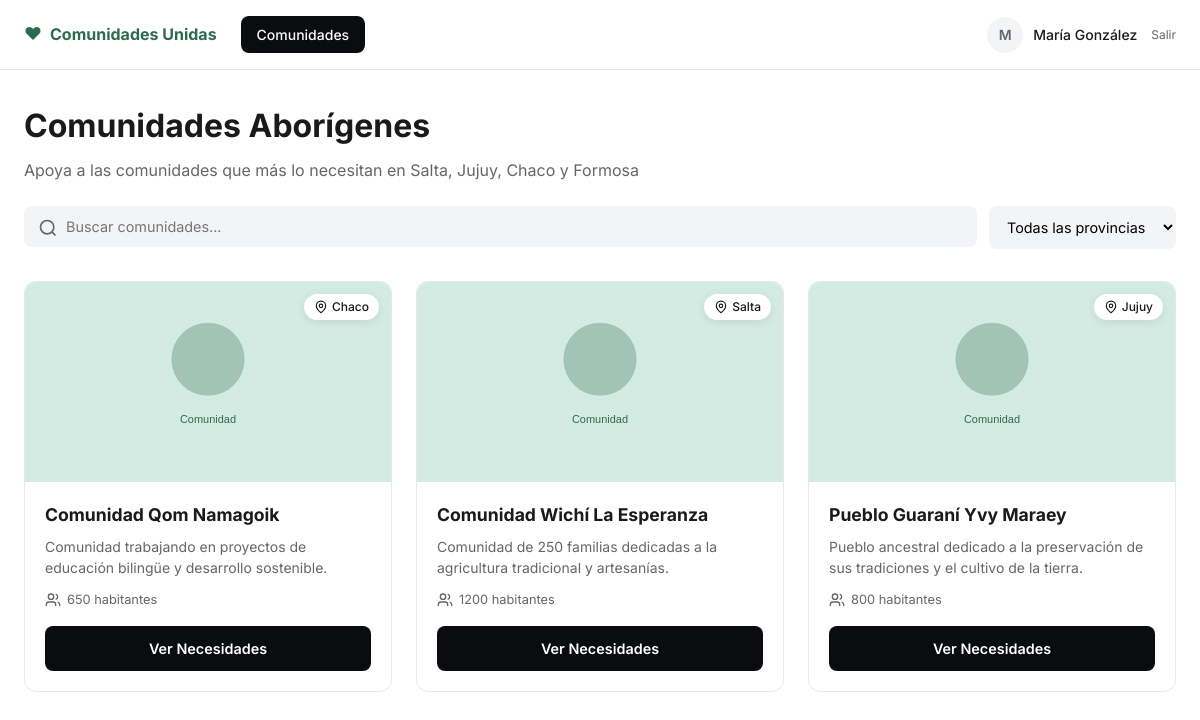
Page /comunidades/ (signed in) on the committed database.
### accounts/models.py (models this page shows, shortened)
class User(AbstractUser):
    class AccountType(models.TextChoices):
        DONANTE = 'donante', 'Donante'
        COMUNIDAD = 'comunidad', 'Comunidad'
    display_name = models.CharField('nombre', max_length=150, blank=True)
    account_type = models.CharField(
        'tipo de cuenta',
        max_length=20,
        choices=AccountType.choices,
        default=AccountType.DONANTE,
    )
    class Meta:
        verbose_name = 'usuario'
        verbose_name_plural = 'usuarios'
    def get_display_name(self):
        return self.display_name or self.username
    @property
    def is_community(self):
        return self.account_type == self.AccountType.COMUNIDAD
    @property
    def avatar_initial(self):
        name = self.get_display_name()
        return name[0].upper() if name else 'U'

### communities/models.py (models this page shows, shortened)
class Community(models.Model):
    class Province(models.TextChoices):
        SALTA = 'Salta', 'Salta'
        JUJUY = 'Jujuy', 'Jujuy'
        CHACO = 'Chaco', 'Chaco'
        FORMOSA = 'Formosa', 'Formosa'
    owner = models.OneToOneField(
        settings.AUTH_USER_MODEL,
        on_delete=models.CASCADE,
        related_name='community_profile',
        verbose_name='usuario responsable',
        null=True,
        blank=True,
    )
    name = models.CharField('nombre', max_length=200)
    description = models.TextField('descripción')
    province = models.CharField('provincia', max_length=50, choices=Province.choices)
    population = models.PositiveIntegerField('población')
    email = models.EmailField('email de contacto')
    image = models.ImageField('imagen', upload_to='communities/', blank=True, null=True)
    image_url = models.URLField('URL de imagen', blank=True)
    is_active = models.BooleanField('activa', default=True)
    created_at = models.DateTimeField(auto_now_add=True)
    class Meta:
        verbose_name = 'comunidad'
        verbose_name_plural = 'comunidades'
        ordering = ['name']
    def get_image(self):
        if self.image:
            return self.image.url
        if self.image_url:
            return self.image_url
        return '/static/img/comunidad-default.svg'

### communities/views.py (the view)
# urls.py: path('', views.community_list, name='list'),
@login_required
def community_list(request):
    communities = Community.objects.filter(is_active=True)
    search = request.GET.get('q', '').strip()
    province = request.GET.get('provincia', '')
    if search:
        communities = communities.filter(
            Q(name__icontains=search) | Q(description__icontains=search)
        )
    if province:
        communities = communities.filter(province=province)
    return render(request, 'communities/list.html', {
        'communities': communities,
        'search': search,
        'province': province,
        'provinces': Community.Province.choices,
    })

### templates/communities/list.html (shortened to what this page needs)
{% extends 'includes/navbar.html' %}
{% block content %}
<main class="page-content">
    <div class="page-header">
        <h1>Comunidades Aborígenes</h1>
        <p class="page-subtitle">Apoya a las comunidades que más lo necesitan en Salta, Jujuy, Chaco y Formosa</p>
    </div>
    <form method="get" class="filters-bar">
        <div class="search-box">
            <svg class="search-icon" width="20" height="20" viewBox="0 0 24 24" fill="none" stroke="currentColor" stroke-width="2">
                <circle cx="11" cy="11" r="8"/><path d="m21 21-4.3-4.3"/>
            </svg>
            <input type="text" name="q" value="{{ search }}" placeholder="Buscar comunidades..." class="search-input">
        </div>
        <select name="provincia" class="filter-select" onchange="this.form.submit()">
            <option value="">Todas las provincias</option>
        </select>
    </form>
    <div class="communities-grid">
        {% for community in communities %}
        <article class="community-card">
            <div class="card-image-wrap">
                <img src="{{ community.get_image }}" alt="{{ community.name }}" class="card-image">
                <span class="location-badge">
                    <svg width="14" height="14" viewBox="0 0 24 24" fill="none" stroke="currentColor" stroke-width="2">
                        <path d="M20 10c0 6-8 12-8 12s-8-6-8-12a8 8 0 0 1 16 0Z"/><circle cx="12" cy="10" r="3"/>
                    </svg>
                    {{ community.province }}
                </span>
            </div>
            <div class="card-body">
                <h2>{{ community.name }}</h2>
                <p class="card-desc">{{ community.description|truncatewords:20 }}</p>
                <div class="card-meta">
                    <svg width="16" height="16" viewBox="0 0 24 24" fill="none" stroke="currentColor" stroke-width="2">
                        <path d="M16 21v-2a4 4 0 0 0-4-4H6a4 4 0 0 0-4 4v2"/><circle cx="9" cy="7" r="4"/>
                        <path d="M22 21v-2a4 4 0 0 0-3-3.87"/><path d="M16 3.13a4 4 0 0 1 0 7.75"/>
                    </svg>
                    {{ community.population }} habitantes
                </div>
                <a href="{% url 'communities:detail' community.pk %}" class="btn btn-primary btn-full">Ver Necesidades</a>
            </div>
        </article>
        {% empty %}
        <div class="empty-state">
            <p>No se encontraron comunidades con los filtros seleccionados.</p>
        </div>
        {% endfor %}
    </div>
</main>
{% endblock %}

### templates/includes/navbar.html (shortened to what this page needs)
{% extends 'base.html' %}
{% block body %}
<header class="navbar">
    <div class="navbar-inner">
        <div class="navbar-left">
            <a href="{% url 'communities:list' %}" class="brand">
                <span class="brand-icon">♥</span>
                Comunidades Unidas
            </a>
            <nav class="nav-links">
                <a href="{% url 'communities:list' %}" class="nav-btn {% if request.resolver_match.url_name == 'list' %}active{% endif %}">Comunidades</a>
            </nav>
        </div>
        {% if user.is_authenticated %}
        <div class="user-menu">
            <div class="user-avatar">{{ user.avatar_initial }}</div>
            <span class="user-name">{{ user.get_display_name }}</span>
            <a href="{% url 'accounts:logout' %}" class="logout-link" title="Cerrar sesión">Salir</a>
        </div>
        {% endif %}
    </div>
</header>
{% block content %}{% endblock %}
{% endblock %}

### templates/base.html (shortened to what this page needs)
{% load static %}
<!DOCTYPE html>
<html lang="es">
<head>
    <link rel="stylesheet" href="{% static 'css/styles.css' %}">
</head>
<body class="{% block body_class %}{% endblock %}">
    {% block body %}{% endblock %}
</body>
</html>

### static/css/styles.css (style rules this page uses)
:root { --green-bg: #d4ebe3; --green-brand: #2d6a4f; --dark: #0a0c10; --text: #1a1a1a; --text-muted: #666; --border: #e5e7eb; --bg-input: #f3f4f6; --white: #fff; --red: #dc2626; --orange: #ea580c; --pink: #db2777; --blue: #2563eb; --yellow-bg: #fef9c3; --yellow-border: #fde047; --blue-bg: #eff6ff; --radius: 12px; --shadow: 0 4px 24px rgba(0,0,0,.08); }
* { box-sizing: border-box; margin: 0; padding: 0; }
body { font-family: 'Inter', -apple-system, BlinkMacSystemFont, sans-serif; color: var(--text); background: var(--white); line-height: 1.5; }
.form-input, .form-textarea, .form-select, .search-input, .filter-select { width: 100%; padding: 12px 14px; border: none; border-radius: 8px; background: var(--bg-input); font-size: 0.9rem; font-family: inherit; outline: none; }
.btn { display: inline-flex; align-items: center; justify-content: center; gap: 8px; padding: 12px 20px; border-radius: 8px; font-size: 0.9rem; font-weight: 600; font-family: inherit; cursor: pointer; border: none; text-decoration: none; transition: opacity .2s; }
.btn-primary { background: var(--dark); color: var(--white); }
.btn-full { width: 100%; }
.navbar { border-bottom: 1px solid var(--border); background: var(--white); position: sticky; top: 0; z-index: 100; }
.navbar-inner { max-width: 1200px; margin: 0 auto; padding: 16px 24px; display: flex; align-items: center; justify-content: space-between; }
.navbar-left { display: flex; align-items: center; gap: 24px; }
.brand { display: flex; align-items: center; gap: 8px; text-decoration: none; color: var(--green-brand); font-weight: 700; font-size: 1rem; }
.brand-icon { color: var(--green-brand); font-size: 1.1rem; }
.nav-links { display: flex; gap: 8px; }
.nav-btn { padding: 8px 16px; border-radius: 8px; text-decoration: none; color: var(--text); font-size: 0.875rem; font-weight: 500; }
.nav-btn.active { background: var(--dark); color: var(--white); }
.user-menu { display: flex; align-items: center; gap: 10px; }
.user-avatar { width: 36px; height: 36px; border-radius: 50%; background: var(--bg-input); display: flex; align-items: center; justify-content: center; font-weight: 600; color: var(--text-muted); font-size: 0.875rem; }
.user-name { font-size: 0.875rem; font-weight: 500; }
.logout-link { font-size: 0.75rem; color: var(--text-muted); text-decoration: none; margin-left: 4px; }
.page-content { max-width: 1200px; margin: 0 auto; padding: 32px 24px 64px; }
.page-header { margin-bottom: 24px; }
.page-header h1, .page-title { font-size: 2rem; font-weight: 700; margin-bottom: 8px; }
.page-subtitle { color: var(--text-muted); }
.filters-bar { display: flex; gap: 12px; margin-bottom: 32px; flex-wrap: wrap; }
.search-box { flex: 1; min-width: 240px; position: relative; }
.search-icon { position: absolute; left: 14px; top: 50%; transform: translateY(-50%); color: var(--text-muted); }
.search-input { padding-left: 42px; }
.filter-select { width: auto; min-width: 180px; cursor: pointer; }
.communities-grid { display: grid; grid-template-columns: repeat(auto-fill, minmax(320px, 1fr)); gap: 24px; }
.community-card { border: 1px solid var(--border); border-radius: var(--radius); overflow: hidden; background: var(--white); }
.card-image-wrap { position: relative; }
.card-image { width: 100%; height: 200px; object-fit: cover; display: block; }
.location-badge { position: absolute; top: 12px; right: 12px; background: var(--white); padding: 4px 10px; border-radius: 20px; font-size: 0.75rem; font-weight: 500; display: flex; align-items: center; gap: 4px; box-shadow: 0 2px 8px rgba(0,0,0,.1); }
.card-body { padding: 20px; }
.card-body h2 { font-size: 1.1rem; margin-bottom: 8px; }
.card-desc { color: var(--text-muted); font-size: 0.875rem; margin-bottom: 12px; min-height: 42px; }
.card-meta { display: flex; align-items: center; gap: 6px; color: var(--text-muted); font-size: 0.8rem; margin-bottom: 16px; }

### rows in the picture
User: avatar_initial "M", get_display_name "María González"
Community: get_image (placeholder picture), province "Chaco", name "Comunidad Qom Namagoik", description "Comunidad trabajando en proyectos de educación bilingüe y desarrollo sostenible.", population "650"
Community: get_image (placeholder picture), province "Salta", name "Comunidad Wichí La Esperanza", description "Comunidad de 250 familias dedicadas a la agricultura tradicional y artesanías.", population "1200"
Community: get_image (placeholder picture), province "Jujuy", name "Pueblo Guaraní Yvy Maraey", description "Pueblo ancestral dedicado a la preservación de sus tradiciones y el cultivo de la tierra.", population "800"
